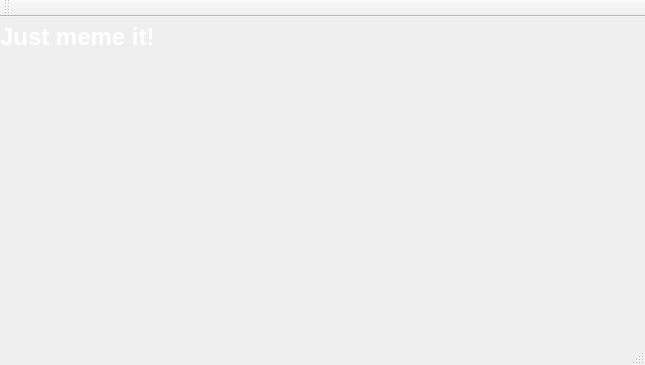
<?xml version="1.0" encoding="UTF-8"?>
<ui version="4.0">
 <class>MainWindow</class>
 <widget class="QMainWindow" name="MainWindow">
  <property name="geometry">
   <rect>
    <x>0</x>
    <y>0</y>
    <width>645</width>
    <height>365</height>
   </rect>
  </property>
  <property name="windowTitle">
   <string>MainWindow</string>
  </property>
  <widget class="QWidget" name="centralWidget">
   <widget class="QLabel" name="label1">
    <property name="geometry">
     <rect>
      <x>0</x>
      <y>0</y>
      <width>641</width>
      <height>41</height>
     </rect>
    </property>
    <property name="maximumSize">
     <size>
      <width>16777215</width>
      <height>41</height>
     </size>
    </property>
    <property name="text">
     <string>&lt;html&gt;&lt;head/&gt;&lt;body&gt;&lt;p&gt;&lt;span style=&quot; font-size:18pt; font-weight:600; color:#ffffff;&quot;&gt;Just meme it!&lt;/span&gt;&lt;/p&gt;&lt;/body&gt;&lt;/html&gt;</string>
    </property>
    <property name="scaledContents">
     <bool>false</bool>
    </property>
   </widget>
  </widget>
  <widget class="QMenuBar" name="menuBar">
   <property name="geometry">
    <rect>
     <x>0</x>
     <y>0</y>
     <width>645</width>
     <height>21</height>
    </rect>
   </property>
  </widget>
  <widget class="QToolBar" name="mainToolBar">
   <attribute name="toolBarArea">
    <enum>TopToolBarArea</enum>
   </attribute>
   <attribute name="toolBarBreak">
    <bool>false</bool>
   </attribute>
  </widget>
  <widget class="QStatusBar" name="statusBar"/>
 </widget>
 <layoutdefault spacing="6" margin="11"/>
 <resources/>
 <connections/>
</ui>
